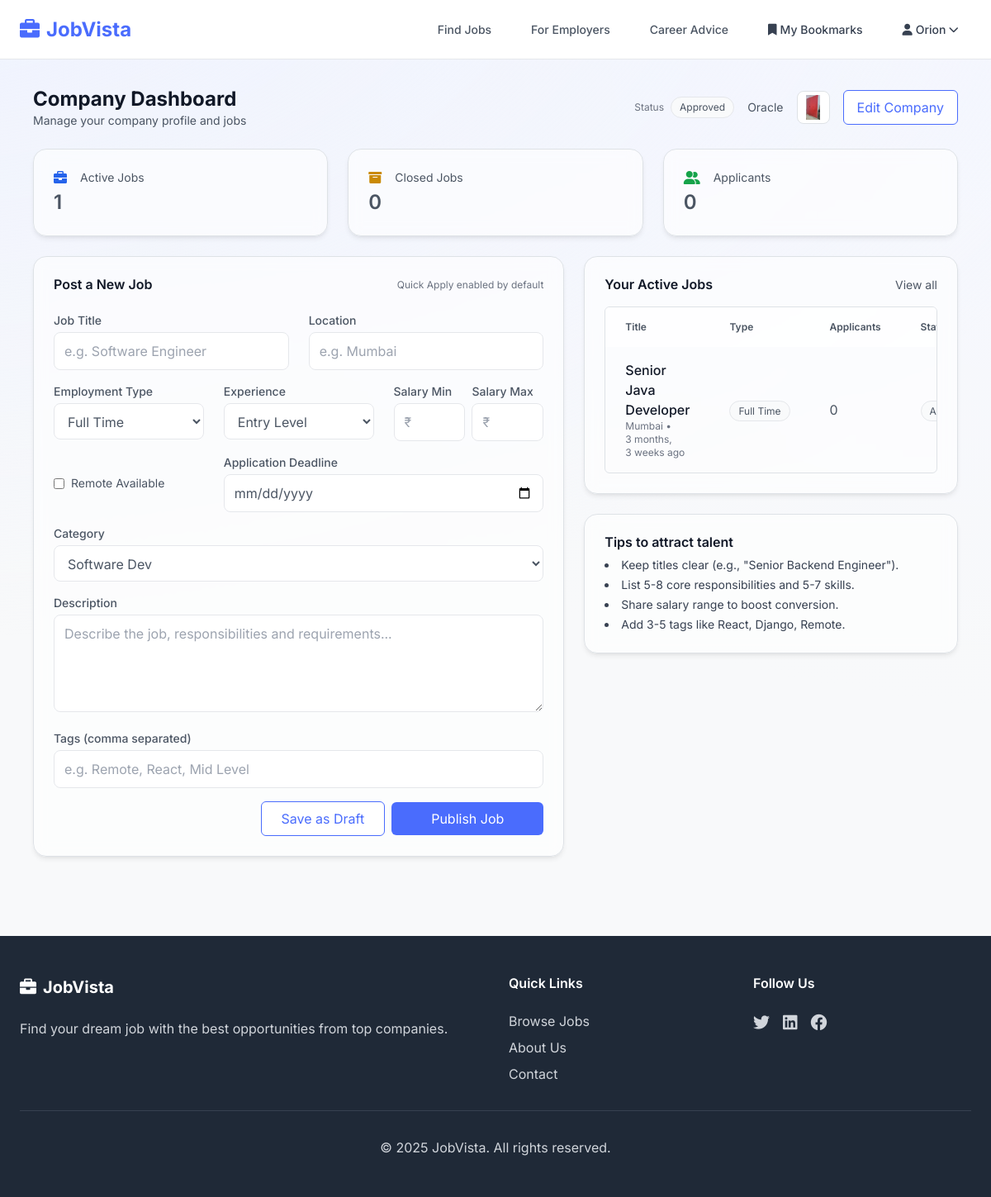
/company/ (signed in), run on an earlier commit of the app's database.
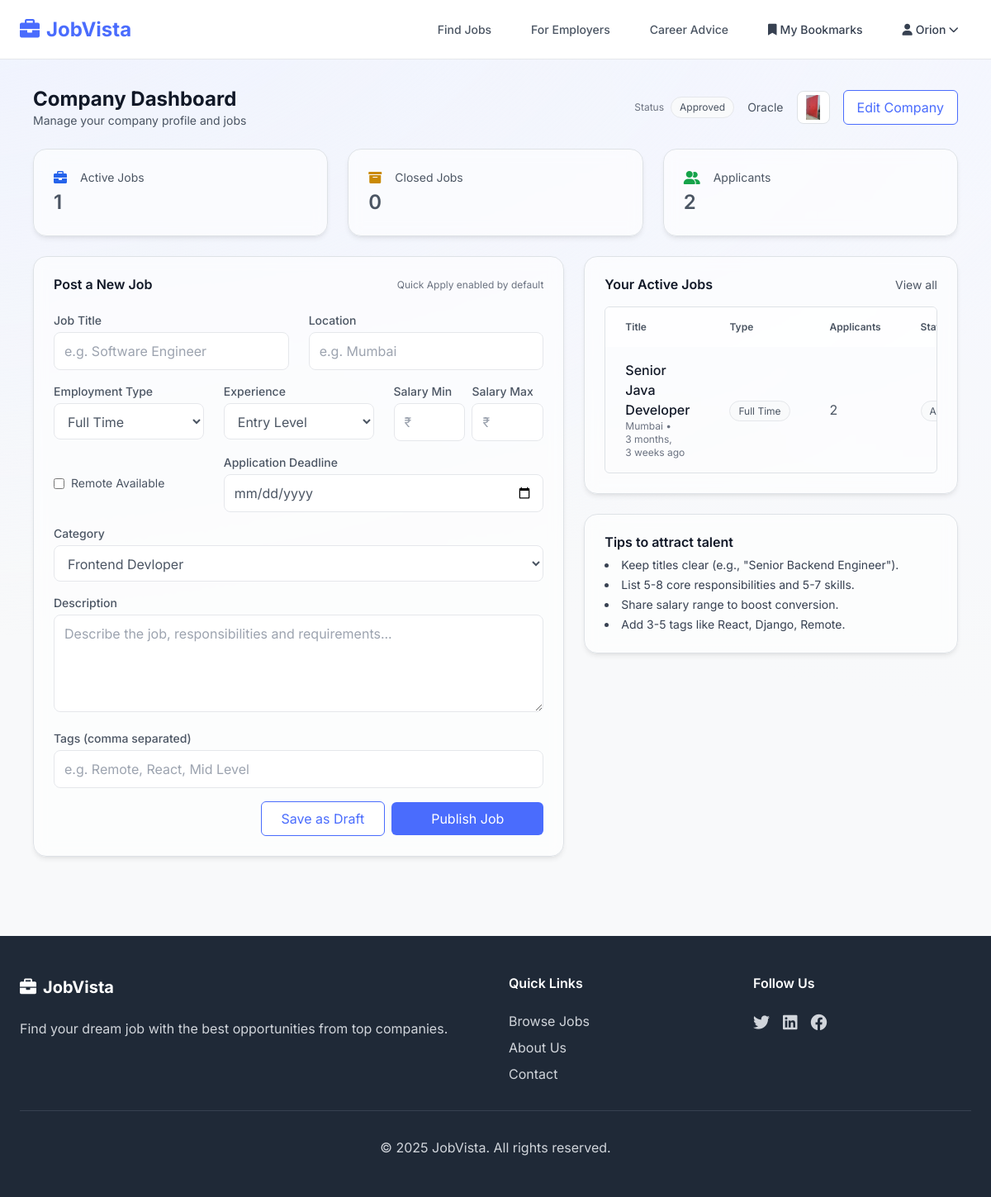
And on a later commit of the database.
### jobs/models.py (models this page shows, shortened)
class Job(models.Model):
    EMPLOYMENT_TYPES = [
        ('full_time', 'Full Time'),
        ('part_time', 'Part Time'),
        ('contract', 'Contract'),
        ('internship', 'Internship'),
        ('freelance', 'Freelance'),
    ]
    EXPERIENCE_LEVELS = [
        ('entry', 'Entry Level'),
        ('mid', 'Mid Level'),
        ('senior', 'Senior Level'),
        ('executive', 'Executive'),
    ]
    title = models.CharField(max_length=200)
    slug = models.SlugField(unique=True)
    company = models.ForeignKey(Company, on_delete=models.CASCADE, related_name='jobs')
    category = models.ForeignKey(JobCategory, on_delete=models.CASCADE, related_name='jobs')
    description = models.TextField()
    requirements = models.TextField()
    responsibilities = models.TextField()
    salary_min = models.DecimalField(max_digits=10, decimal_places=2, blank=True, null=True)
    salary_max = models.DecimalField(max_digits=10, decimal_places=2, blank=True, null=True)
    employment_type = models.CharField(max_length=20, choices=EMPLOYMENT_TYPES)
    experience_level = models.CharField(max_length=20, choices=EXPERIENCE_LEVELS)
    location = models.CharField(max_length=200)
    remote_available = models.BooleanField(default=False)
    is_active = models.BooleanField(default=True)
    application_deadline = models.DateTimeField(blank=True, null=True)
    created_at = models.DateTimeField(auto_now_add=True)
    updated_at = models.DateTimeField(auto_now=True)
    def get_absolute_url(self):
        return reverse('job_detail', kwargs={'slug': self.slug})
    class Meta:
        ordering = ['-created_at']

### accounts/views.py (the view)
# urls.py: path('company/', company_view, name='company_view'),
@login_required
def company_view(request):
    custom_user = getattr(request.user, 'customuser', None)
    company = getattr(custom_user, 'company', None) if custom_user else None
    if not company:
        messages.info(request, 'Please complete your company profile first.')
        return redirect('profile_completion')
    categories = JobCategory.objects.all().order_by('name')
    active_jobs_count = company.jobs.filter(is_active=True).count()
    closed_jobs_count = company.jobs.filter(is_active=False).count()
    applicants_count = 0
    try:
        from jobs.models import ApplyForJob
        applicants_count = ApplyForJob.objects.filter(job__company=company).count()
    except Exception:
        applicants_count = 0
    context = {
        'company': company,
        'logo': company.logo,
        'categories': categories,
        'job_employment_types': Job.EMPLOYMENT_TYPES,
        'job_experience_levels': Job.EXPERIENCE_LEVELS,
        'active_jobs_count': active_jobs_count,
        'closed_jobs_count': closed_jobs_count,
        'applicants_count': applicants_count,
    }
    return render(request, 'Company/post_job.html', context)

### templates/Company/post_job.html (shortened to what the changed rows need)
{% extends 'base.html' %}
{% block content %}
<div class="w-full px-6 lg:px-10 py-8" style="background: radial-gradient(1600px 900px at -10% -20%, #EEF2FF, transparent), radial-gradient(1400px 800px at 120% 0%, #F5F7FF, transparent);">
  <div class="max-w-7xl mx-auto">
    <div class="flex items-center justify-between mb-6">
      <div>
        <h1 class="text-2xl font-bold" style="color: var(--text-heading);">Company Dashboard</h1>
      </div>
    </div>
    <div class="grid grid-cols-1 md:grid-cols-3 gap-4 mb-6">
      <a href="{% url 'company_applicants' %}" class="block backdrop-blur bg-white/60 border rounded-2xl p-6 card-shadow hover:shadow-md transition-all" style="border-color:#ffffff33;">
        <div class="flex items-center gap-3 mb-1">
          <i class="fas fa-user-friends text-green-600"></i>
          <div class="text-gray-600 text-sm">Applicants</div>
        </div>
        <div class="text-2xl font-semibold">{{ applicants_count }}</div>
      </a>
    </div>
    <div class="grid grid-cols-1 lg:grid-cols-12 gap-6">
      <section class="lg:col-span-7 backdrop-blur bg-white/60 border rounded-2xl p-6 card-shadow" style="border-color:#ffffff33;">
        <div class="flex items-center justify-between mb-4">
          <h2 class="font-semibold" style="color: var(--text-heading);">Post a New Job</h2>
        </div>
        <form class="space-y-4" method="post" action="{% url 'create_job' %}">
          <div>
            <label class="block text-sm font-medium mb-1">Category</label>
            <select class="input w-full" name="category" required>
              {% for cat in categories %}
                <option value="{{ cat.id }}">{{ cat.name }}</option>
              {% endfor %}
            </select>
          </div>
        </form>
      </section>
      <section class="lg:col-span-5 space-y-6">
        <div class="backdrop-blur bg-white/60 border rounded-2xl p-6 card-shadow" style="border-color:#ffffff33;">
          <div class="flex items-center justify-between mb-3">
            <h2 class="font-semibold" style="color: var(--text-heading);">Your Active Jobs</h2>
          </div>
          <div class="rounded border overflow-hidden" style="border-color: var(--border);">
            <table class="min-w-full">
              <thead>
              <tr class="bg-white/70">
                <th class="px-4 py-3 text-left text-xs font-semibold text-gray-600">Title</th>
                <th class="px-4 py-3 text-left text-xs font-semibold text-gray-600">Type</th>
                <th class="px-4 py-3 text-left text-xs font-semibold text-gray-600">Applicants</th>
                <th class="px-4 py-3 text-left text-xs font-semibold text-gray-600">Status</th>
                </tr>
              </thead>
              <tbody class="divide-y" style="border-color: var(--border);">
                {% for j in company.jobs.all %}
                  <tr class="hover:bg-white/70 transition-colors cursor-pointer" onclick="window.location='{% url 'company_applicants' %}?job={{ j.id }}'" role="button">
                    <td class="px-4 py-3">
                      <span class="font-medium" style="color: var(--text-heading);">{{ j.title }}</span>
                      <div class="text-xs text-gray-500">{{ j.location }} • {{ j.created_at|timesince }} ago</div>
                    </td>
                    <td class="px-4 py-3"><span class="pill" style="white-space: nowrap;">{{ j.get_employment_type_display }}</span></td>
                    <td class="px-4 py-3">{{ j.applied.count }}</td>
                    <td class="px-4 py-3"><span class="pill" style="white-space: nowrap;">{% if j.is_active %}Active{% else %}Closed{% endif %}</span></td>
                  </tr>
                {% empty %}
                  <tr>
                    <td class="px-4 py-6 text-sm text-gray-500" colspan="5">No jobs yet. Use the form to post your first role.</td>
                  </tr>
                {% endfor %}
              </tbody>
            </table>
          </div>
        </div>
      </section>
    </div>
  </div>
</div>
{% endblock %}

What changed in the data, as far as the page shows it:
changed Job "Senior Java Developer": applied.count "0" → "2"
Also different on the page:
{{ applicants_count }}: "0" → "2"
form field category: "Software Dev" → "Frontend Devloper"
